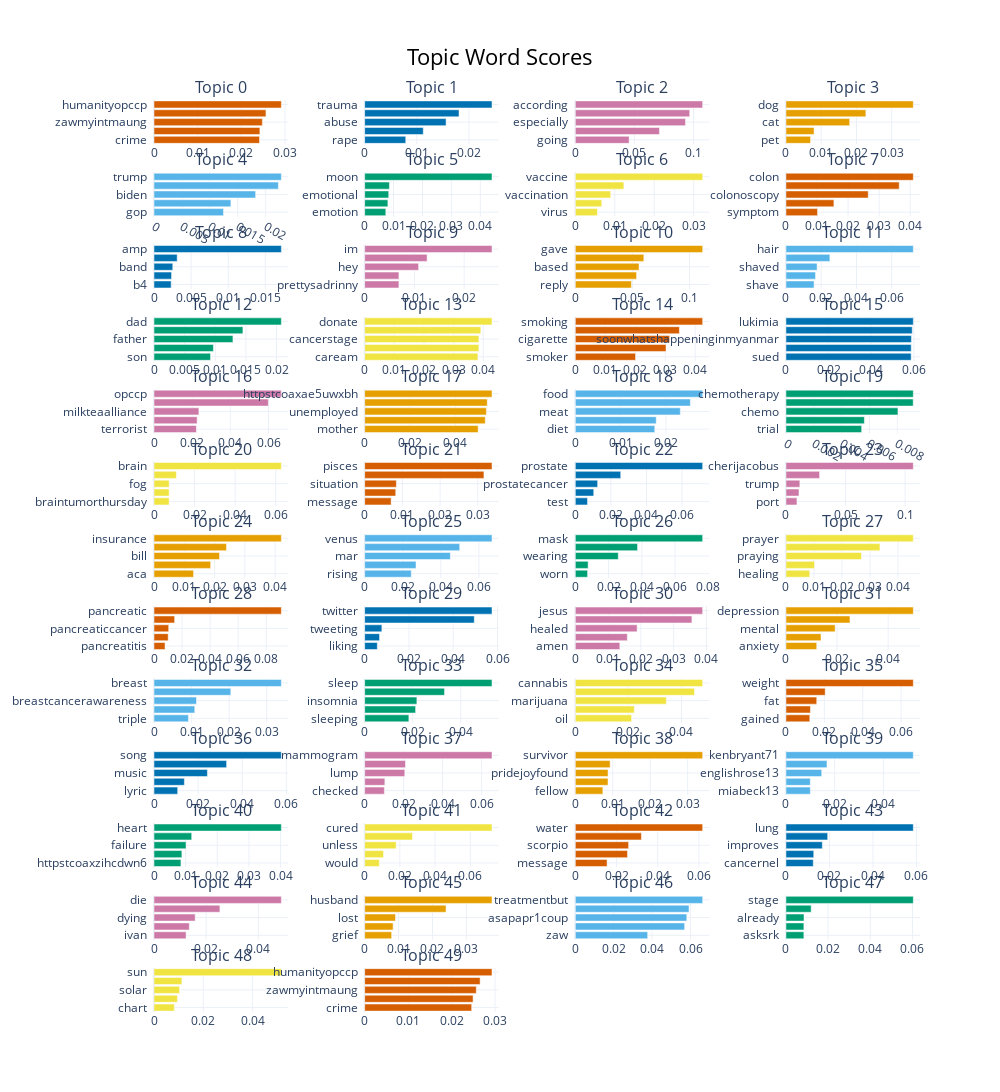

Notebook code cell kept with this figure:
### Code cell
topic_model.visualize_barchart(top_n_topics=50) # Visualize Topic Modelling Figure

### Figure 1 — Plotly figure (JSON) as saved in the notebook; plotly's stock layout.template omitted (floating-point values rounded to 4 significant figures)
{"data": [{"marker": {"color": "#D55E00"}, "orientation": "h", "type": "bar", "x": [0.02415, 0.02424, 0.02481, 0.02563, 0.02916], "xaxis": "x", "y": ["crime  ", "terrorist  ", "zawmyintmaung  ", "milkteaalliance  ", "humanityopccp  "], "yaxis": "y"}, {"marker": {"color": "#0072B2"}, "orientation": "h", "type": "bar", "x": [0.007885, 0.01124, 0.01561, 0.0181, 0.02442], "xaxis": "x2", "y": ["rape  ", "sexual  ", "abuse  ", "survivor  ", "trauma  "], "yaxis": "y2"}, {"marker": {"color": "#CC79A7"}, "orientation": "h", "type": "bar", "x": [0.04553, 0.07119, 0.09323, 0.09679, 0.1078], "xaxis": "x3", "y": ["going  ", "everything  ", "especially  ", "plan  ", "according  "], "yaxis": "y3"}, {"marker": {"color": "#E69F00"}, "orientation": "h", "type": "bar", "x": [0.006985, 0.007974, 0.01807, 0.02267, 0.03612], "xaxis": "x4", "y": ["pet  ", "pup  ", "cat  ", "vet  ", "dog  "], "yaxis": "y4"}, {"marker": {"color": "#56B4E9"}, "orientation": "h", "type": "bar", "x": [0.01245, 0.01376, 0.0182, 0.02227, 0.0228], "xaxis": "x5", "y": ["gop  ", "democrat  ", "biden  ", "republican  ", "trump  "], "yaxis": "y5"}, {"marker": {"color": "#009E73"}, "orientation": "h", "type": "bar", "x": [0.00732, 0.00804, 0.008321, 0.008561, 0.04405], "xaxis": "x6", "y": ["emotion  ", "cry  ", "emotional  ", "ruled  ", "moon  "], "yaxis": "y6"}, {"marker": {"color": "#F0E442"}, "orientation": "h", "type": "bar", "x": [0.005598, 0.006704, 0.008966, 0.0123, 0.03226], "xaxis": "x7", "y": ["virus  ", "shot  ", "vaccination  ", "vaccinated  ", "vaccine  "], "yaxis": "y7"}, {"marker": {"color": "#D55E00"}, "orientation": "h", "type": "bar", "x": [0.01016, 0.01544, 0.02649, 0.03646, 0.041], "xaxis": "x8", "y": ["symptom  ", "colorectal  ", "colonoscopy  ", "bowel  ", "colon  "], "yaxis": "y8"}, {"marker": {"color": "#0072B2"}, "orientation": "h", "type": "bar", "x": [0.002313, 0.002365, 0.00253, 0.003124, 0.01717], "xaxis": "x9", "y": ["b4  ", "electric  ", "band  ", "dream  ", "amp  "], "yaxis": "y9"}, {"marker": {"color": "#CC79A7"}, "orientation": "h", "type": "bar", "x": [0.006888, 0.006888, 0.01084, 0.01255, 0.02559], "xaxis": "x10", "y": ["prettysadrinny  ", "mizzpeachy  ", "hey  ", "yes  ", "im  "], "yaxis": "y10"}, {"marker": {"color": "#E69F00"}, "orientation": "h", "type": "bar", "x": [0.04907, 0.05361, 0.05577, 0.05998, 0.1114], "xaxis": "x11", "y": ["reply  ", "singleim  ", "based  ", "profile  ", "gave  "], "yaxis": "y11"}, {"marker": {"color": "#56B4E9"}, "orientation": "h", "type": "bar", "x": [0.01594, 0.01678, 0.01766, 0.02491, 0.07224], "xaxis": "x12", "y": ["shave  ", "wig  ", "shaved  ", "bald  ", "hair  "], "yaxis": "y12"}, {"marker": {"color": "#009E73"}, "orientation": "h", "type": "bar", "x": [0.009226, 0.009694, 0.01288, 0.01451, 0.02079], "xaxis": "x13", "y": ["son  ", "kid  ", "father  ", "child  ", "dad  "], "yaxis": "y13"}, {"marker": {"color": "#F0E442"}, "orientation": "h", "type": "bar", "x": [0.03821, 0.03852, 0.03852, 0.03918, 0.04295], "xaxis": "x14", "y": ["caream  ", "18years  ", "cancerstage  ", "fundraiser  ", "donate  "], "yaxis": "y14"}, {"marker": {"color": "#D55E00"}, "orientation": "h", "type": "bar", "x": [0.0201, 0.03027, 0.03148, 0.03474, 0.0425], "xaxis": "x15", "y": ["smoker  ", "quit  ", "cigarette  ", "smoke  ", "smoking  "], "yaxis": "y15"}, {"marker": {"color": "#0072B2"}, "orientation": "h", "type": "bar", "x": [0.05871, 0.05874, 0.05884, 0.05922, 0.05972], "xaxis": "x16", "y": ["sued  ", "mandalaydr  ", "soonwhatshappeninginmyanmar  ", "premeditated  ", "lukimia  "], "yaxis": "y16"}, {"marker": {"color": "#CC79A7"}, "orientation": "h", "type": "bar", "x": [0.0222, 0.0226, 0.02352, 0.05991, 0.06672], "xaxis": "x17", "y": ["terrorist  ", "zawmyintmaung  ", "milkteaalliance  ", "humanity  ", "opccp  "], "yaxis": "y17"}, {"marker": {"color": "#E69F00"}, "orientation": "h", "type": "bar", "x": [0.05001, 0.05315, 0.05365, 0.05403, 0.05612], "xaxis": "x18", "y": ["mother  ", "buried  ", "unemployed  ", "belong  ", "httpstcoaxae5uwxbh  "], "yaxis": "y18"}, {"marker": {"color": "#56B4E9"}, "orientation": "h", "type": "bar", "x": [0.01751, 0.01784, 0.02314, 0.02535, 0.02806], "xaxis": "x19", "y": ["diet  ", "vegan  ", "meat  ", "eat  ", "food  "], "yaxis": "y19"}, {"marker": {"color": "#009E73"}, "orientation": "h", "type": "bar", "x": [0.005437, 0.005633, 0.008047, 0.00914, 0.009147], "xaxis": "x20", "y": ["trial  ", "kill  ", "chemo  ", "treatment  ", "chemotherapy  "], "yaxis": "y20"}, {"marker": {"color": "#F0E442"}, "orientation": "h", "type": "bar", "x": [0.00745, 0.007462, 0.007481, 0.01104, 0.06276], "xaxis": "x21", "y": ["braintumorthursday  ", "tumour  ", "fog  ", "tumor  ", "brain  "], "yaxis": "y21"}, {"marker": {"color": "#D55E00"}, "orientation": "h", "type": "bar", "x": [0.007016, 0.008242, 0.008406, 0.03163, 0.03376], "xaxis": "x22", "y": ["message  ", "connection  ", "situation  ", "scorpio  ", "pisces  "], "yaxis": "y22"}, {"marker": {"color": "#0072B2"}, "orientation": "h", "type": "bar", "x": [0.006858, 0.01036, 0.01256, 0.02553, 0.07157], "xaxis": "x23", "y": ["test  ", "amyjenson95  ", "prostatecancer  ", "psa  ", "prostate  "], "yaxis": "y23"}, {"marker": {"color": "#CC79A7"}, "orientation": "h", "type": "bar", "x": [0.009224, 0.01094, 0.01165, 0.02823, 0.1069], "xaxis": "x24", "y": ["port  ", "sending  ", "trump  ", "cheri  ", "cherijacobus  "], "yaxis": "y24"}, {"marker": {"color": "#E69F00"}, "orientation": "h", "type": "bar", "x": [0.01307, 0.0187, 0.02164, 0.02393, 0.04205], "xaxis": "x25", "y": ["aca  ", "pay  ", "bill  ", "cost  ", "insurance  "], "yaxis": "y25"}, {"marker": {"color": "#56B4E9"}, "orientation": "h", "type": "bar", "x": [0.02447, 0.02697, 0.04499, 0.0499, 0.06687], "xaxis": "x26", "y": ["rising  ", "gemini  ", "mar  ", "mercury  ", "venus  "], "yaxis": "y26"}, {"marker": {"color": "#009E73"}, "orientation": "h", "type": "bar", "x": [0.007381, 0.007708, 0.02582, 0.0374, 0.07654], "xaxis": "x27", "y": ["worn  ", "vaccinated  ", "wearing  ", "wear  ", "mask  "], "yaxis": "y27"}, {"marker": {"color": "#F0E442"}, "orientation": "h", "type": "bar", "x": [0.008499, 0.01019, 0.02695, 0.03356, 0.04547], "xaxis": "x28", "y": ["healing  ", "prayed  ", "praying  ", "pray  ", "prayer  "], "yaxis": "y28"}, {"marker": {"color": "#D55E00"}, "orientation": "h", "type": "bar", "x": [0.007868, 0.01012, 0.01047, 0.0147, 0.09079], "xaxis": "x29", "y": ["pancreatitis  ", "whipple  ", "pancreaticcancer  ", "pancreas  ", "pancreatic  "], "yaxis": "y29"}, {"marker": {"color": "#0072B2"}, "orientation": "h", "type": "bar", "x": [0.005715, 0.006723, 0.007779, 0.04949, 0.05749], "xaxis": "x30", "y": ["liking  ", "tweeted  ", "tweeting  ", "tweet  ", "twitter  "], "yaxis": "y30"}, {"marker": {"color": "#CC79A7"}, "orientation": "h", "type": "bar", "x": [0.01359, 0.01587, 0.01886, 0.03558, 0.03885], "xaxis": "x31", "y": ["amen  ", "christian  ", "healed  ", "god  ", "jesus  "], "yaxis": "y31"}, {"marker": {"color": "#E69F00"}, "orientation": "h", "type": "bar", "x": [0.01204, 0.01372, 0.01926, 0.02506, 0.04984], "xaxis": "x32", "y": ["anxiety  ", "antidepressant  ", "mental  ", "adhd  ", "depression  "], "yaxis": "y32"}, {"marker": {"color": "#56B4E9"}, "orientation": "h", "type": "bar", "x": [0.009162, 0.01085, 0.01131, 0.02044, 0.03389], "xaxis": "x33", "y": ["triple  ", "metastatic  ", "breastcancerawareness  ", "breastcancer  ", "breast  "], "yaxis": "y33"}, {"marker": {"color": "#009E73"}, "orientation": "h", "type": "bar", "x": [0.0184, 0.0212, 0.02174, 0.03324, 0.05301], "xaxis": "x34", "y": ["sleeping  ", "fatigue  ", "insomnia  ", "tired  ", "sleep  "], "yaxis": "y34"}, {"marker": {"color": "#F0E442"}, "orientation": "h", "type": "bar", "x": [0.02123, 0.02226, 0.03431, 0.04492, 0.048], "xaxis": "x35", "y": ["oil  ", "strain  ", "marijuana  ", "weed  ", "cannabis  "], "yaxis": "y35"}, {"marker": {"color": "#D55E00"}, "orientation": "h", "type": "bar", "x": [0.01243, 0.01276, 0.01605, 0.02045, 0.06637], "xaxis": "x36", "y": ["gained  ", "pound  ", "fat  ", "gain  ", "weight  "], "yaxis": "y36"}, {"marker": {"color": "#0072B2"}, "orientation": "h", "type": "bar", "x": [0.01074, 0.01377, 0.02422, 0.03293, 0.05774], "xaxis": "x37", "y": ["lyric  ", "sing  ", "music  ", "album  ", "song  "], "yaxis": "y37"}, {"marker": {"color": "#CC79A7"}, "orientation": "h", "type": "bar", "x": [0.01012, 0.01036, 0.02059, 0.02092, 0.06532], "xaxis": "x38", "y": ["checked  ", "ultrasound  ", "lump  ", "breast  ", "mammogram  "], "yaxis": "y38"}, {"marker": {"color": "#E69F00"}, "orientation": "h", "type": "bar", "x": [0.007356, 0.008734, 0.008734, 0.0093, 0.03399], "xaxis": "x39", "y": ["fellow  ", "exmormon  ", "pridejoyfound  ", "founder  ", "survivor  "], "yaxis": "y39"}, {"marker": {"color": "#56B4E9"}, "orientation": "h", "type": "bar", "x": [0.01001, 0.01001, 0.01468, 0.01684, 0.05229], "xaxis": "x40", "y": ["miabeck13  ", "armybc  ", "englishrose13  ", "sorry  ", "kenbryant71  "], "yaxis": "y40"}, {"marker": {"color": "#009E73"}, "orientation": "h", "type": "bar", "x": [0.008512, 0.008807, 0.01013, 0.01191, 0.04024], "xaxis": "x41", "y": ["httpstcoaxzihcdwn6  ", "disease  ", "failure  ", "attack  ", "heart  "], "yaxis": "y41"}, {"marker": {"color": "#F0E442"}, "orientation": "h", "type": "bar", "x": [0.008333, 0.01072, 0.01788, 0.02715, 0.07234], "xaxis": "x42", "y": ["would  ", "lewrockwell  ", "unless  ", "cure  ", "cured  "], "yaxis": "y42"}, {"marker": {"color": "#D55E00"}, "orientation": "h", "type": "bar", "x": [0.01542, 0.02533, 0.02587, 0.03209, 0.06181], "xaxis": "x43", "y": ["message  ", "pisces  ", "scorpio  ", "sign  ", "water  "], "yaxis": "y43"}, {"marker": {"color": "#0072B2"}, "orientation": "h", "type": "bar", "x": [0.01256, 0.01278, 0.01672, 0.01919, 0.05855], "xaxis": "x44", "y": ["cancernel  ", "outcome  ", "improves  ", "clearoncancer  ", "lung  "], "yaxis": "y44"}, {"marker": {"color": "#CC79A7"}, "orientation": "h", "type": "bar", "x": [0.0123, 0.01355, 0.01579, 0.02526, 0.04882], "xaxis": "x45", "y": ["ivan  ", "death  ", "dying  ", "died  ", "die  "], "yaxis": "y45"}, {"marker": {"color": "#E69F00"}, "orientation": "h", "type": "bar", "x": [0.00796, 0.008387, 0.009105, 0.024, 0.03756], "xaxis": "x46", "y": ["grief  ", "marriage  ", "lost  ", "married  ", "husband  "], "yaxis": "y46"}, {"marker": {"color": "#56B4E9"}, "orientation": "h", "type": "bar", "x": [0.03768, 0.05693, 0.05805, 0.05922, 0.06631], "xaxis": "x47", "y": ["zaw  ", "anticancer  ", "asapapr1coup  ", "maunghe  ", "treatmentbut  "], "yaxis": "y47"}, {"marker": {"color": "#009E73"}, "orientation": "h", "type": "bar", "x": [0.008502, 0.008502, 0.008567, 0.01196, 0.06041], "xaxis": "x48", "y": ["asksrk  ", "eomm  ", "already  ", "four  ", "stage  "], "yaxis": "y48"}, {"marker": {"color": "#F0E442"}, "orientation": "h", "type": "bar", "x": [0.008252, 0.009505, 0.01036, 0.01132, 0.05165], "xaxis": "x49", "y": ["chart  ", "brujabitchh  ", "solar  ", "sunmoon  ", "sun  "], "yaxis": "y49"}, {"marker": {"color": "#D55E00"}, "orientation": "h", "type": "bar", "x": [0.02463, 0.02495, 0.02569, 0.02657, 0.02931], "xaxis": "x50", "y": ["crime  ", "terrorist  ", "zawmyintmaung  ", "milkteaalliance  ", "humanityopccp  "], "yaxis": "y50"}], "layout": {"annotations": [{"font": {"size": 16}, "showarrow": false, "text": "Topic 0", "x": 0.0875, "xanchor": "center", "xref": "paper", "y": 1.0, "yanchor": "bottom", "yref": "paper"}, {"font": {"size": 16}, "showarrow": false, "text": "Topic 1", "x": 0.3625, "xanchor": "center", "xref": "paper", "y": 1.0, "yanchor": "bottom", "yref": "paper"}, {"font": {"size": 16}, "showarrow": false, "text": "Topic 2", "x": 0.6375, "xanchor": "center", "xref": "paper", "y": 1.0, "yanchor": "bottom", "yref": "paper"}, {"font": {"size": 16}, "showarrow": false, "text": "Topic 3", "x": 0.9125, "xanchor": "center", "xref": "paper", "y": 1.0, "yanchor": "bottom", "yref": "paper"}, {"font": {"size": 16}, "showarrow": false, "text": "Topic 4", "x": 0.0875, "xanchor": "center", "xref": "paper", "y": 0.9207, "yanchor": "bottom", "yref": "paper"}, {"font": {"size": 16}, "showarrow": false, "text": "Topic 5", "x": 0.3625, "xanchor": "center", "xref": "paper", "y": 0.9207, "yanchor": "bottom", "yref": "paper"}, {"font": {"size": 16}, "showarrow": false, "text": "Topic 6", "x": 0.6375, "xanchor": "center", "xref": "paper", "y": 0.9207, "yanchor": "bottom", "yref": "paper"}, {"font": {"size": 16}, "showarrow": false, "text": "Topic 7", "x": 0.9125, "xanchor": "center", "xref": "paper", "y": 0.9207, "yanchor": "bottom", "yref": "paper"}, {"font": {"size": 16}, "showarrow": false, "text": "Topic 8", "x": 0.0875, "xanchor": "center", "xref": "paper", "y": 0.8414, "yanchor": "bottom", "yref": "paper"}, {"font": {"size": 16}, "showarrow": false, "text": "Topic 9", "x": 0.3625, "xanchor": "center", "xref": "paper", "y": 0.8414, "yanchor": "bottom", "yref": "paper"}, {"font": {"size": 16}, "showarrow": false, "text": "Topic 10", "x": 0.6375, "xanchor": "center", "xref": "paper", "y": 0.8414, "yanchor": "bottom", "yref": "paper"}, {"font": {"size": 16}, "showarrow": false, "text": "Topic 11", "x": 0.9125, "xanchor": "center", "xref": "paper", "y": 0.8414, "yanchor": "bottom", "yref": "paper"}, {"font": {"size": 16}, "showarrow": false, "text": "Topic 12", "x": 0.0875, "xanchor": "center", "xref": "paper", "y": 0.7621, "yanchor": "bottom", "yref": "paper"}, {"font": {"size": 16}, "showarrow": false, "text": "Topic 13", "x": 0.3625, "xanchor": "center", "xref": "paper", "y": 0.7621, "yanchor": "bottom", "yref": "paper"}, {"font": {"size": 16}, "showarrow": false, "text": "Topic 14", "x": 0.6375, "xanchor": "center", "xref": "paper", "y": 0.7621, "yanchor": "bottom", "yref": "paper"}, {"font": {"size": 16}, "showarrow": false, "text": "Topic 15", "x": 0.9125, "xanchor": "center", "xref": "paper", "y": 0.7621, "yanchor": "bottom", "yref": "paper"}, {"font": {"size": 16}, "showarrow": false, "text": "Topic 16", "x": 0.0875, "xanchor": "center", "xref": "paper", "y": 0.6828, "yanchor": "bottom", "yref": "paper"}, {"font": {"size": 16}, "showarrow": false, "text": "Topic 17", "x": 0.3625, "xanchor": "center", "xref": "paper", "y": 0.6828, "yanchor": "bottom", "yref": "paper"}, {"font": {"size": 16}, "showarrow": false, "text": "Topic 18", "x": 0.6375, "xanchor": "center", "xref": "paper", "y": 0.6828, "yanchor": "bottom", "yref": "paper"}, {"font": {"size": 16}, "showarrow": false, "text": "Topic 19", "x": 0.9125, "xanchor": "center", "xref": "paper", "y": 0.6828, "yanchor": "bottom", "yref": "paper"}, {"font": {"size": 16}, "showarrow": false, "text": "Topic 20", "x": 0.0875, "xanchor": "center", "xref": "paper", "y": 0.6036, "yanchor": "bottom", "yref": "paper"}, {"font": {"size": 16}, "showarrow": false, "text": "Topic 21", "x": 0.3625, "xanchor": "center", "xref": "paper", "y": 0.6036, "yanchor": "bottom", "yref": "paper"}, {"font": {"size": 16}, "showarrow": false, "text": "Topic 22", "x": 0.6375, "xanchor": "center", "xref": "paper", "y": 0.6036, "yanchor": "bottom", "yref": "paper"}, {"font": {"size": 16}, "showarrow": false, "text": "Topic 23", "x": 0.9125, "xanchor": "center", "xref": "paper", "y": 0.6036, "yanchor": "bottom", "yref": "paper"}, {"font": {"size": 16}, "showarrow": false, "text": "Topic 24", "x": 0.0875, "xanchor": "center", "xref": "paper", "y": 0.5243, "yanchor": "bottom", "yref": "paper"}, {"font": {"size": 16}, "showarrow": false, "text": "Topic 25", "x": 0.3625, "xanchor": "center", "xref": "paper", "y": 0.5243, "yanchor": "bottom", "yref": "paper"}, {"font": {"size": 16}, "showarrow": false, "text": "Topic 26", "x": 0.6375, "xanchor": "center", "xref": "paper", "y": 0.5243, "yanchor": "bottom", "yref": "paper"}, {"font": {"size": 16}, "showarrow": false, "text": "Topic 27", "x": 0.9125, "xanchor": "center", "xref": "paper", "y": 0.5243, "yanchor": "bottom", "yref": "paper"}, {"font": {"size": 16}, "showarrow": false, "text": "Topic 28", "x": 0.0875, "xanchor": "center", "xref": "paper", "y": 0.445, "yanchor": "bottom", "yref": "paper"}, {"font": {"size": 16}, "showarrow": false, "text": "Topic 29", "x": 0.3625, "xanchor": "center", "xref": "paper", "y": 0.445, "yanchor": "bottom", "yref": "paper"}, {"font": {"size": 16}, "showarrow": false, "text": "Topic 30", "x": 0.6375, "xanchor": "center", "xref": "paper", "y": 0.445, "yanchor": "bottom", "yref": "paper"}, {"font": {"size": 16}, "showarrow": false, "text": "Topic 31", "x": 0.9125, "xanchor": "center", "xref": "paper", "y": 0.445, "yanchor": "bottom", "yref": "paper"}, {"font": {"size": 16}, "showarrow": false, "text": "Topic 32", "x": 0.0875, "xanchor": "center", "xref": "paper", "y": 0.3657, "yanchor": "bottom", "yref": "paper"}, {"font": {"size": 16}, "showarrow": false, "text": "Topic 33", "x": 0.3625, "xanchor": "center", "xref": "paper", "y": 0.3657, "yanchor": "bottom", "yref": "paper"}, {"font": {"size": 16}, "showarrow": false, "text": "Topic 34", "x": 0.6375, "xanchor": "center", "xref": "paper", "y": 0.3657, "yanchor": "bottom", "yref": "paper"}, {"font": {"size": 16}, "showarrow": false, "text": "Topic 35", "x": 0.9125, "xanchor": "center", "xref": "paper", "y": 0.3657, "yanchor": "bottom", "yref": "paper"}, {"font": {"size": 16}, "showarrow": false, "text": "Topic 36", "x": 0.0875, "xanchor": "center", "xref": "paper", "y": 0.2864, "yanchor": "bottom", "yref": "paper"}, {"font": {"size": 16}, "showarrow": false, "text": "Topic 37", "x": 0.3625, "xanchor": "center", "xref": "paper", "y": 0.2864, "yanchor": "bottom", "yref": "paper"}, {"font": {"size": 16}, "showarrow": false, "text": "Topic 38", "x": 0.6375, "xanchor": "center", "xref": "paper", "y": 0.2864, "yanchor": "bottom", "yref": "paper"}, {"font": {"size": 16}, "showarrow": false, "text": "Topic 39", "x": 0.9125, "xanchor": "center", "xref": "paper", "y": 0.2864, "yanchor": "bottom", "yref": "paper"}, {"font": {"size": 16}, "showarrow": false, "text": "Topic 40", "x": 0.0875, "xanchor": "center", "xref": "paper", "y": 0.2071, "yanchor": "bottom", "yref": "paper"}, {"font": {"size": 16}, "showarrow": false, "text": "Topic 41", "x": 0.3625, "xanchor": "center", "xref": "paper", "y": 0.2071, "yanchor": "bottom", "yref": "paper"}, {"font": {"size": 16}, "showarrow": false, "text": "Topic 42", "x": 0.6375, "xanchor": "center", "xref": "paper", "y": 0.2071, "yanchor": "bottom", "yref": "paper"}, {"font": {"size": 16}, "showarrow": false, "text": "Topic 43", "x": 0.9125, "xanchor": "center", "xref": "paper", "y": 0.2071, "yanchor": "bottom", "yref": "paper"}, {"font": {"size": 16}, "showarrow": false, "text": "Topic 44", "x": 0.0875, "xanchor": "center", "xref": "paper", "y": 0.1278, "yanchor": "bottom", "yref": "paper"}, {"font": {"size": 16}, "showarrow": false, "text": "Topic 45", "x": 0.3625, "xanchor": "center", "xref": "paper", "y": 0.1278, "yanchor": "bottom", "yref": "paper"}, {"font": {"size": 16}, "showarrow": false, "text": "Topic 46", "x": 0.6375, "xanchor": "center", "xref": "paper", "y": 0.1278, "yanchor": "bottom", "yref": "paper"}, {"font": {"size": 16}, "showarrow": false, "text": "Topic 47", "x": 0.9125, "xanchor": "center", "xref": "paper", "y": 0.1278, "yanchor": "bottom", "yref": "paper"}, {"font": {"size": 16}, "showarrow": false, "text": "Topic 48", "x": 0.0875, "xanchor": "center", "xref": "paper", "y": 0.04852, "yanchor": "bottom", "yref": "paper"}, {"font": {"size": 16}, "showarrow": false, "text": "Topic 49", "x": 0.3625, "xanchor": "center", "xref": "paper", "y": 0.04852, "yanchor": "bottom", "yref": "paper"}], "height": 3250, "hoverlabel": {"bgcolor": "white", "font": {"family": "Rockwell", "size": 16}}, "showlegend": false, "title": {"font": {"color": "Black", "size": 22}, "text": "Topic Word Scores", "x": 0.5, "xanchor": "center", "yanchor": "top"}, "width": 1000, "xaxis": {"anchor": "y", "autorange": true, "domain": [0, 0.175], "range": [0, 0.03069], "showgrid": true, "type": "linear"}, "xaxis10": {"anchor": "y10", "autorange": true, "domain": [0.275, 0.45], "range": [0, 0.02694], "showgrid": true, "type": "linear"}, "xaxis11": {"anchor": "y11", "autorange": true, "domain": [0.55, 0.725], "range": [0, 0.1173], "showgrid": true, "type": "linear"}, "xaxis12": {"anchor": "y12", "autorange": true, "domain": [0.825, 1], "range": [0, 0.07604], "showgrid": true, "type": "linear"}, "xaxis13": {"anchor": "y13", "autorange": true, "domain": [0, 0.175], "range": [0, 0.02188], "showgrid": true, "type": "linear"}, "xaxis14": {"anchor": "y14", "autorange": true, "domain": [0.275, 0.45], "range": [0, 0.04521], "showgrid": true, "type": "linear"}, "xaxis15": {"anchor": "y15", "autorange": true, "domain": [0.55, 0.725], "range": [0, 0.04474], "showgrid": true, "type": "linear"}, "xaxis16": {"anchor": "y16", "autorange": true, "domain": [0.825, 1], "range": [0, 0.06286], "showgrid": true, "type": "linear"}, "xaxis17": {"anchor": "y17", "autorange": true, "domain": [0, 0.175], "range": [0, 0.07023], "showgrid": true, "type": "linear"}, "xaxis18": {"anchor": "y18", "autorange": true, "domain": [0.275, 0.45], "range": [0, 0.05907], "showgrid": true, "type": "linear"}, "xaxis19": {"anchor": "y19", "autorange": true, "domain": [0.55, 0.725], "range": [0, 0.02954], "showgrid": true, "type": "linear"}, "xaxis2": {"anchor": "y2", "autorange": true, "domain": [0.275, 0.45], "range": [0, 0.02571], "showgrid": true, "type": "linear"}, "xaxis20": {"anchor": "y20", "autorange": true, "domain": [0.825, 1], "range": [0, 0.009629], "showgrid": true, "type": "linear"}, "xaxis21": {"anchor": "y21", "autorange": true, "domain": [0, 0.175], "range": [0, 0.06606], "showgrid": true, "type": "linear"}, "xaxis22": {"anchor": "y22", "autorange": true, "domain": [0.275, 0.45], "range": [0, 0.03554], "showgrid": true, "type": "linear"}, "xaxis23": {"anchor": "y23", "autorange": true, "domain": [0.55, 0.725], "range": [0, 0.07533], "showgrid": true, "type": "linear"}, "xaxis24": {"anchor": "y24", "autorange": true, "domain": [0.825, 1], "range": [0, 0.1125], "showgrid": true, "type": "linear"}, "xaxis25": {"anchor": "y25", "autorange": true, "domain": [0, 0.175], "range": [0, 0.04427], "showgrid": true, "type": "linear"}, "xaxis26": {"anchor": "y26", "autorange": true, "domain": [0.275, 0.45], "range": [0, 0.07039], "showgrid": true, "type": "linear"}, "xaxis27": {"anchor": "y27", "autorange": true, "domain": [0.55, 0.725], "range": [0, 0.08057], "showgrid": true, "type": "linear"}, "xaxis28": {"anchor": "y28", "autorange": true, "domain": [0.825, 1], "range": [0, 0.04786], "showgrid": true, "type": "linear"}, "xaxis29": {"anchor": "y29", "autorange": true, "domain": [0, 0.175], "range": [0, 0.09557], "showgrid": true, "type": "linear"}, "xaxis3": {"anchor": "y3", "autorange": true, "domain": [0.55, 0.725], "range": [0, 0.1134], "showgrid": true, "type": "linear"}, "xaxis30": {"anchor": "y30", "autorange": true, "domain": [0.275, 0.45], "range": [0, 0.06052], "showgrid": true, "type": "linear"}, "xaxis31": {"anchor": "y31", "autorange": true, "domain": [0.55, 0.725], "range": [0, 0.0409], "showgrid": true, "type": "linear"}, "xaxis32": {"anchor": "y32", "autorange": true, "domain": [0.825, 1], "range": [0, 0.05247], "showgrid": true, "type": "linear"}, "xaxis33": {"anchor": "y33", "autorange": true, "domain": [0, 0.175], "range": [0, 0.03568], "showgrid": true, "type": "linear"}, "xaxis34": {"anchor": "y34", "autorange": true, "domain": [0.275, 0.45], "range": [0, 0.0558], "showgrid": true, "type": "linear"}, "xaxis35": {"anchor": "y35", "autorange": true, "domain": [0.55, 0.725], "range": [0, 0.05053], "showgrid": true, "type": "linear"}, "xaxis36": {"anchor": "y36", "autorange": true, "domain": [0.825, 1], "range": [0, 0.06986], "showgrid": true, "type": "linear"}, "xaxis37": {"anchor": "y37", "autorange": true, "domain": [0, 0.175], "range": [0, 0.06078], "showgrid": true, "type": "linear"}, "xaxis38": {"anchor": "y38", "autorange": true, "domain": [0.275, 0.45], "range": [0, 0.06876], "showgrid": true, "type": "linear"}, "xaxis39": {"anchor": "y39", "autorange": true, "domain": [0.55, 0.725], "range": [0, 0.03578], "showgrid": true, "type": "linear"}, "xaxis4": {"anchor": "y4", "autorange": true, "domain": [0.825, 1], "range": [0, 0.03802], "showgrid": true, "type": "linear"}, "xaxis40": {"anchor": "y40", "autorange": true, "domain": [0.825, 1], "range": [0, 0.05504], "showgrid": true, "type": "linear"}, "xaxis41": {"anchor": "y41", "autorange": true, "domain": [0, 0.175], "range": [0, 0.04236], "showgrid": true, "type": "linear"}, "xaxis42": {"anchor": "y42", "autorange": true, "domain": [0.275, 0.45], "range": [0, 0.07615], "showgrid": true, "type": "linear"}, "xaxis43": {"anchor": "y43", "autorange": true, "domain": [0.55, 0.725], "range": [0, 0.06506], "showgrid": true, "type": "linear"}, "xaxis44": {"anchor": "y44", "autorange": true, "domain": [0.825, 1], "range": [0, 0.06163], "showgrid": true, "type": "linear"}, "xaxis45": {"anchor": "y45", "autorange": true, "domain": [0, 0.175], "range": [0, 0.05139], "showgrid": true, "type": "linear"}, "xaxis46": {"anchor": "y46", "autorange": true, "domain": [0.275, 0.45], "range": [0, 0.03954], "showgrid": true, "type": "linear"}, "xaxis47": {"anchor": "y47", "autorange": true, "domain": [0.55, 0.725], "range": [0, 0.0698], "showgrid": true, "type": "linear"}, "xaxis48": {"anchor": "y48", "autorange": true, "domain": [0.825, 1], "range": [0, 0.06359], "showgrid": true, "type": "linear"}, "xaxis49": {"anchor": "y49", "autorange": true, "domain": [0, 0.175], "range": [0, 0.05437], "showgrid": true, "type": "linear"}, "xaxis5": {"anchor": "y5", "autorange": true, "domain": [0, 0.175], "range": [0, 0.02401], "showgrid": true, "type": "linear"}, "xaxis50": {"anchor": "y50", "autorange": true, "domain": [0.275, 0.45], "range": [0, 0.03085], "showgrid": true, "type": "linear"}, "xaxis51": {"anchor": "y51", "domain": [0.55, 0.725], "showgrid": true}, "xaxis52": {"anchor": "y52", "domain": [0.825, 1], "showgrid": true}, "xaxis6": {"anchor": "y6", "autorange": true, "domain": [0.275, 0.45], "range": [0, 0.04637], "showgrid": true, "type": "linear"}, "xaxis7": {"anchor": "y7", "autorange": true, "domain": [0.55, 0.725], "range": [0, 0.03396], "showgrid": true, "type": "linear"}, "xaxis8": {"anchor": "y8", "autorange": true, "domain": [0.825, 1], "range": [0, 0.04316], "showgrid": true, "type": "linear"}, "xaxis9": {"anchor": "y9", "autorange": true, "domain": [0, 0.175], "range": [0, 0.01807], "showgrid": true, "type": "linear"}, "yaxis": {"anchor": "x", "autorange": true, "domain": [0.9515, 1.0], "range": [-0.5, 4.5], "showgrid": true, "type": "category"}, "yaxis10": {"anchor": "x10", "autorange": true, "domain": [0.7929, 0.8414], "range": [-0.5, 4.5], "showgrid": true, "type": "category"}, "yaxis11": {"anchor": "x11", "autorange": true, "domain": [0.7929, 0.8414], "range": [-0.5, 4.5], "showgrid": true, "type": "category"}, "yaxis12": {"anchor": "x12", "autorange": true, "domain": [0.7929, 0.8414], "range": [-0.5, 4.5], "showgrid": true, "type": "category"}, "yaxis13": {"anchor": "x13", "autorange": true, "domain": [0.7136, 0.7621], "range": [-0.5, 4.5], "showgrid": true, "type": "category"}, "yaxis14": {"anchor": "x14", "autorange": true, "domain": [0.7136, 0.7621], "range": [-0.5, 4.5], "showgrid": true, "type": "category"}, "yaxis15": {"anchor": "x15", "autorange": true, "domain": [0.7136, 0.7621], "range": [-0.5, 4.5], "showgrid": true, "type": "category"}, "yaxis16": {"anchor": "x16", "autorange": true, "domain": [0.7136, 0.7621], "range": [-0.5, 4.5], "showgrid": true, "type": "category"}, "yaxis17": {"anchor": "x17", "autorange": true, "domain": [0.6343, 0.6828], "range": [-0.5, 4.5], "showgrid": true, "type": "category"}, "yaxis18": {"anchor": "x18", "autorange": true, "domain": [0.6343, 0.6828], "range": [-0.5, 4.5], "showgrid": true, "type": "category"}, "yaxis19": {"anchor": "x19", "autorange": true, "domain": [0.6343, 0.6828], "range": [-0.5, 4.5], "showgrid": true, "type": "category"}, "yaxis2": {"anchor": "x2", "autorange": true, "domain": [0.9515, 1.0], "range": [-0.5, 4.5], "showgrid": true, "type": "category"}, "yaxis20": {"anchor": "x20", "autorange": true, "domain": [0.6343, 0.6828], "range": [-0.5, 4.5], "showgrid": true, "type": "category"}, "yaxis21": {"anchor": "x21", "autorange": true, "domain": [0.555, 0.6036], "range": [-0.5, 4.5], "showgrid": true, "type": "category"}, "yaxis22": {"anchor": "x22", "autorange": true, "domain": [0.555, 0.6036], "range": [-0.5, 4.5], "showgrid": true, "type": "category"}, "yaxis23": {"anchor": "x23", "autorange": true, "domain": [0.555, 0.6036], "range": [-0.5, 4.5], "showgrid": true, "type": "category"}, "yaxis24": {"anchor": "x24", "autorange": true, "domain": [0.555, 0.6036], "range": [-0.5, 4.5], "showgrid": true, "type": "category"}, "yaxis25": {"anchor": "x25", "autorange": true, "domain": [0.4757, 0.5243], "range": [-0.5, 4.5], "showgrid": true, "type": "category"}, "yaxis26": {"anchor": "x26", "autorange": true, "domain": [0.4757, 0.5243], "range": [-0.5, 4.5], "showgrid": true, "type": "category"}, "yaxis27": {"anchor": "x27", "autorange": true, "domain": [0.4757, 0.5243], "range": [-0.5, 4.5], "showgrid": true, "type": "category"}, "yaxis28": {"anchor": "x28", "autorange": true, "domain": [0.4757, 0.5243], "range": [-0.5, 4.5], "showgrid": true, "type": "category"}, "yaxis29": {"anchor": "x29", "autorange": true, "domain": [0.3964, 0.445], "range": [-0.5, 4.5], "showgrid": true, "type": "category"}, "yaxis3": {"anchor": "x3", "autorange": true, "domain": [0.9515, 1.0], "range": [-0.5, 4.5], "showgrid": true, "type": "category"}, "yaxis30": {"anchor": "x30", "autorange": true, "domain": [0.3964, 0.445], "range": [-0.5, 4.5], "showgrid": true, "type": "category"}, "yaxis31": {"anchor": "x31", "autorange": true, "domain": [0.3964, 0.445], "range": [-0.5, 4.5], "showgrid": true, "type": "category"}, "yaxis32": {"anchor": "x32", "autorange": true, "domain": [0.3964, 0.445], "range": [-0.5, 4.5], "showgrid": true, "type": "category"}, "yaxis33": {"anchor": "x33", "autorange": true, "domain": [0.3172, 0.3657], "range": [-0.5, 4.5], "showgrid": true, "type": "category"}, "yaxis34": {"anchor": "x34", "autorange": true, "domain": [0.3172, 0.3657], "range": [-0.5, 4.5], "showgrid": true, "type": "category"}, "yaxis35": {"anchor": "x35", "autorange": true, "domain": [0.3172, 0.3657], "range": [-0.5, 4.5], "showgrid": true, "type": "category"}, "yaxis36": {"anchor": "x36", "autorange": true, "domain": [0.3172, 0.3657], "range": [-0.5, 4.5], "showgrid": true, "type": "category"}, "yaxis37": {"anchor": "x37", "autorange": true, "domain": [0.2379, 0.2864], "range": [-0.5, 4.5], "showgrid": true, "type": "category"}, "yaxis38": {"anchor": "x38", "autorange": true, "domain": [0.2379, 0.2864], "range": [-0.5, 4.5], "showgrid": true, "type": "category"}, "yaxis39": {"anchor": "x39", "autorange": true, "domain": [0.2379, 0.2864], "range": [-0.5, 4.5], "showgrid": true, "type": "category"}, "yaxis4": {"anchor": "x4", "autorange": true, "domain": [0.9515, 1.0], "range": [-0.5, 4.5], "showgrid": true, "type": "category"}, "yaxis40": {"anchor": "x40", "autorange": true, "domain": [0.2379, 0.2864], "range": [-0.5, 4.5], "showgrid": true, "type": "category"}, "yaxis41": {"anchor": "x41", "autorange": true, "domain": [0.1586, 0.2071], "range": [-0.5, 4.5], "showgrid": true, "type": "category"}, "yaxis42": {"anchor": "x42", "autorange": true, "domain": [0.1586, 0.2071], "range": [-0.5, 4.5], "showgrid": true, "type": "category"}, "yaxis43": {"anchor": "x43", "autorange": true, "domain": [0.1586, 0.2071], "range": [-0.5, 4.5], "showgrid": true, "type": "category"}, "yaxis44": {"anchor": "x44", "autorange": true, "domain": [0.1586, 0.2071], "range": [-0.5, 4.5], "showgrid": true, "type": "category"}, "yaxis45": {"anchor": "x45", "autorange": true, "domain": [0.07929, 0.1278], "range": [-0.5, 4.5], "showgrid": true, "type": "category"}, "yaxis46": {"anchor": "x46", "autorange": true, "domain": [0.07929, 0.1278], "range": [-0.5, 4.5], "showgrid": true, "type": "category"}, "yaxis47": {"anchor": "x47", "autorange": true, "domain": [0.07929, 0.1278], "range": [-0.5, 4.5], "showgrid": true, "type": "category"}, "yaxis48": {"anchor": "x48", "autorange": true, "domain": [0.07929, 0.1278], "range": [-0.5, 4.5], "showgrid": true, "type": "category"}, "yaxis49": {"anchor": "x49", "autorange": true, "domain": [0, 0.04852], "range": [-0.5, 4.5], "showgrid": true, "type": "category"}, "yaxis5": {"anchor": "x5", "autorange": true, "domain": [0.8722, 0.9207], "range": [-0.5, 4.5], "showgrid": true, "type": "category"}, "yaxis50": {"anchor": "x50", "autorange": true, "domain": [0, 0.04852], "range": [-0.5, 4.5], "showgrid": true, "type": "category"}, "yaxis51": {"anchor": "x51", "domain": [0, 0.04852], "showgrid": true}, "yaxis52": {"anchor": "x52", "domain": [0, 0.04852], "showgrid": true}, "yaxis6": {"anchor": "x6", "autorange": true, "domain": [0.8722, 0.9207], "range": [-0.5, 4.5], "showgrid": true, "type": "category"}, "yaxis7": {"anchor": "x7", "autorange": true, "domain": [0.8722, 0.9207], "range": [-0.5, 4.5], "showgrid": true, "type": "category"}, "yaxis8": {"anchor": "x8", "autorange": true, "domain": [0.8722, 0.9207], "range": [-0.5, 4.5], "showgrid": true, "type": "category"}, "yaxis9": {"anchor": "x9", "autorange": true, "domain": [0.7929, 0.8414], "range": [-0.5, 4.5], "showgrid": true, "type": "category"}}}
